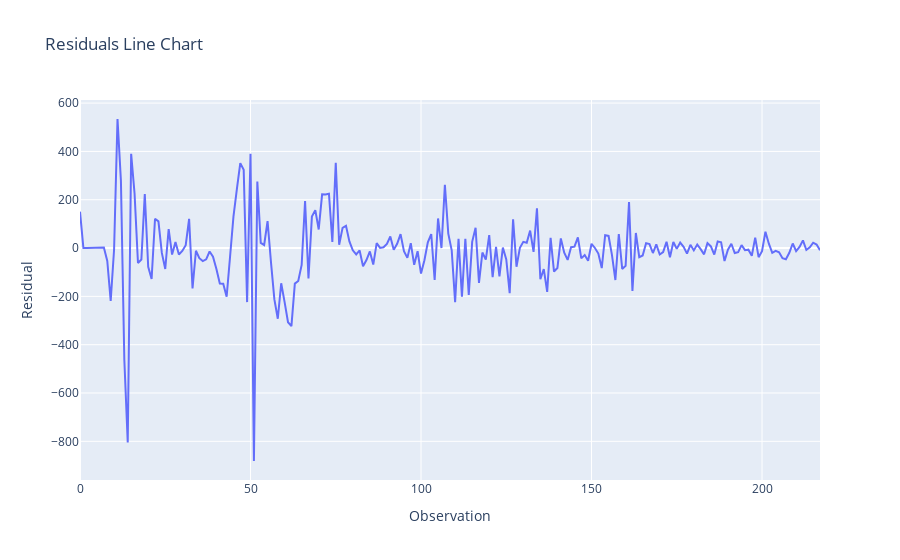

Notebook code for this chart:
### Code cell
# Create a Pandas Series to store the residuals
residuals_series = pd.Series(residuals, name='Residuals')

fig = px.line(x=range(len(residuals_series)), y=residuals_series,
    title="Residuals Line Chart",
    labels={'x': 'Observation', 'y': 'Residual'},
    line_shape="linear")
fig.show()

### Figure 1 — Plotly figure (JSON) as saved in the notebook; plotly's stock layout.template omitted (floating-point values rounded to 4 significant figures; data arrays with more than 128 entries replaced by an {"elided": "..."} marker saying what was removed)
{"data": [{"hovertemplate": "Observation=%{x}<br>Residual=%{y}<extra></extra>", "legendgroup": "", "line": {"color": "#636efa", "dash": "solid", "shape": "linear"}, "marker": {"symbol": "circle"}, "mode": "lines", "name": "", "orientation": "v", "showlegend": false, "type": "scatter", "x": {"elided": "218 int values"}, "xaxis": "x", "y": {"elided": "218 float values"}, "yaxis": "y"}], "layout": {"legend": {"tracegroupgap": 0}, "title": {"text": "Residuals Line Chart"}, "xaxis": {"anchor": "y", "domain": [0, 1], "title": {"text": "Observation"}}, "yaxis": {"anchor": "x", "domain": [0, 1], "title": {"text": "Residual"}}}}
